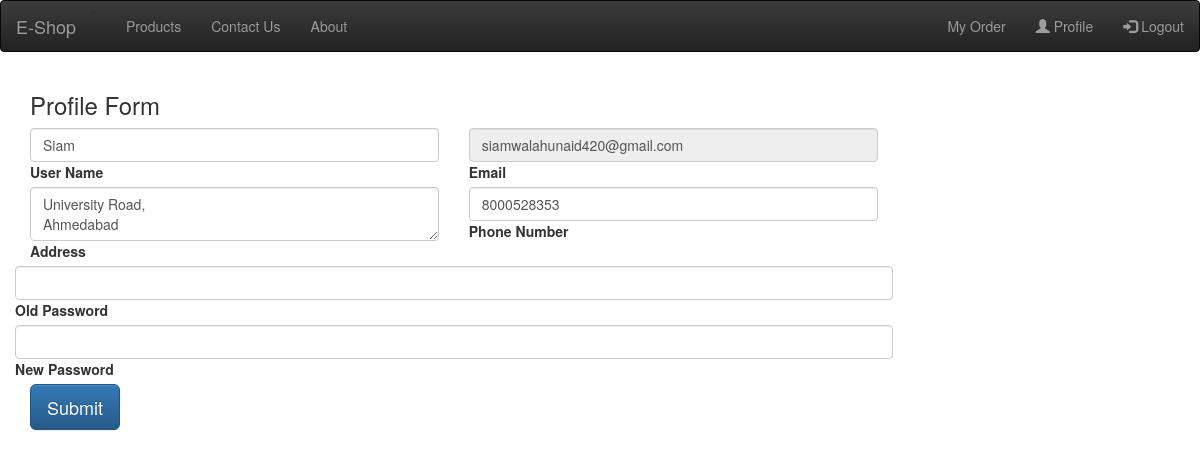
/profile/ (signed in), run on the app's committed database.
### app1/models.py (models this page shows)
class Userregister(models.Model):
    name = models.CharField(max_length=200)
    email = models.EmailField()
    number = models.IntegerField()
    address = models.TextField()
    password = models.CharField(max_length=12)

### app1/views.py (the view)
# urls.py: path('profile/', profile, name='profile1'),
def profile(request):
    if 'email' not in request.session:
        return redirect('login')
    user = Userregister.objects.get(email = request.session['email'])
    if request.method == 'POST':
        return _extracted_from_profile_(request, user)
    return render(request, 'profile.html', {'user' : user})

### app1/templates/profile.html (shortened to what this page needs)
{% extends 'base.html' %}
{% block abc %}
    <section class="vh-100 gradient-custom">
        <div class="container py-5 h-100">
            <div class="row justify-content-center align-items-center h-100">
                <div class="col-12 col-lg-9 col-xl-7">
                    <div class="card shadow-2-strong card-registration" style="border-radius: 15px;">
                        <div class="card-body p-4 p-md-5">
                            <h3 class="mb-4 pb-2 pb-md-0 mb-md-5">Profile Form</h3>
                            <form method="post">
                                <div class="row">
                                    <div class="col-md-6 mb-4">
                                        <div class="form-outline">
                                            <input type="text" id="firstName" value={{user.name}} name="name" class="form-control form-control-lg" />
                                                <label class="form-label" for="firstName">User Name</label>
                                        </div>
                                    </div>
                                    <div class="col-md-6 mb-4">
                                        <div class="form-outline">
                                            <input type="email" id="emailAddress" value={{user.email}} name="email" class="form-control form-control-lg" readonly />
                                            <label class="form-label" for="emailAddress">Email</label>
                                        </div>
                                    </div>
                                </div>
                                <div class="row">
                                    <div class="col-md-6 mb-4 pb-2">
                                        <div class="form-outline">
                                            <textarea name="address" id="lastName"  class="form-control form-control-lg">{{user.address}}</textarea>
                                            <label class="form-label" for="lastName">Address</label>
                                        </div>
                                    </div>
                                    <div class="col-md-6 mb-4 pb-2">
                                        <div class="form-outline">
                                            <input type="tel" id="phoneNumber" value={{user.number}} name="number" class="form-control form-control-lg" required />
                                            <label class="form-label" for="phoneNumber">Phone Number</label>
                                        </div>
                                    </div>
                                </div>
                                <div class="row">
                                    <div class="form-outline">
                                        <input type="password" id="emailAddress"  name="oldpassword" class="form-control form-control-lg"/>
                                        <label class="form-label" for="emailAddress">Old Password</label>
                                    </div>
                                </div>
                                <div class="row">
                                    <div class="form-outline">
                                        <input type="password" id="emailAddress" name="newpassword" class="form-control form-control-lg"/>
                                        <label class="form-label" for="emailAddress">New Password</label>
                                    </div>
                                </div>
                                <div class="mt-4 pt-2">
                                    <input class="btn btn-primary btn-lg" type="submit" value="Submit" />
                                </div>
                            </form>
                        </div>
                    </div>
                </div>
            </div>
        </div>
    </section>
{% endblock %}

### data on the page
Userregister: name "Siam", email "siamwalahunaid420@gmail.com", address "University Road, Ahmedabad", number "8000528353"
